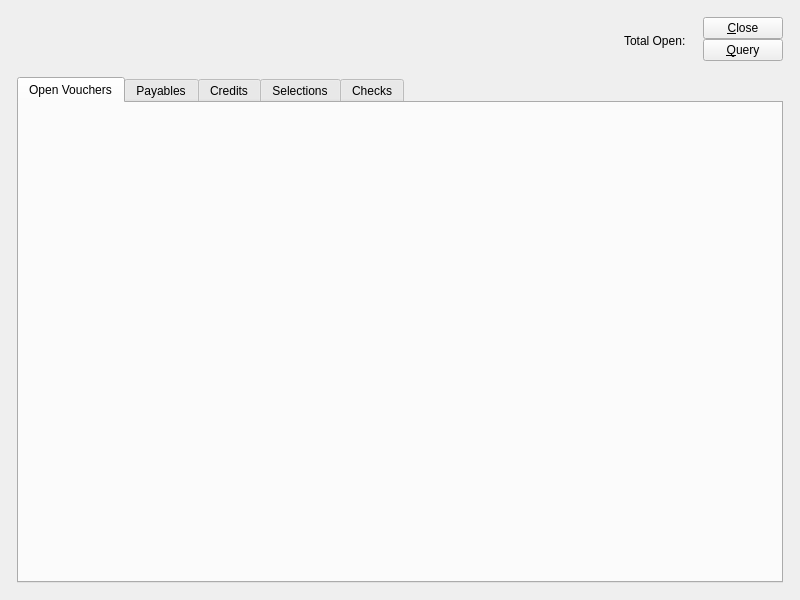
<ui version="4.0" >
 <author></author>
 <comment>This file is part of the xTuple ERP: PostBooks Edition, a free and
open source Enterprise Resource Planning software suite,
Copyright (c) 1999-2010 by OpenMFG LLC, d/b/a xTuple.
It is licensed to you under the Common Public Attribution License
version 1.0, the full text of which (including xTuple-specific Exhibits)
is available at www.xtuple.com/CPAL.  By using this software, you agree
to be bound by its terms.</comment>
 <class>apWorkBench</class>
 <widget class="QWidget" name="apWorkBench" >
  <property name="geometry" >
   <rect>
    <x>0</x>
    <y>0</y>
    <width>800</width>
    <height>600</height>
   </rect>
  </property>
  <property name="windowTitle" >
   <string>Payables Workbench</string>
  </property>
  <layout class="QGridLayout" name="gridLayout_2" >
   <item row="0" column="0" >
    <layout class="QGridLayout" name="gridLayout" >
     <property name="margin" >
      <number>12</number>
     </property>
     <property name="spacing" >
      <number>12</number>
     </property>
     <item row="0" column="0" >
      <layout class="QVBoxLayout" name="verticalLayout_2" >
       <item>
        <layout class="QHBoxLayout" name="horizontalLayout" >
         <item>
          <widget class="VendorGroup" name="_vendorgroup" />
         </item>
         <item>
          <spacer>
           <property name="orientation" >
            <enum>Qt::Horizontal</enum>
           </property>
           <property name="sizeHint" stdset="0" >
            <size>
             <width>161</width>
             <height>48</height>
            </size>
           </property>
          </spacer>
         </item>
         <item>
          <widget class="XLabel" name="_totalOpenitemsLit" >
           <property name="text" >
            <string>Total Open:</string>
           </property>
          </widget>
         </item>
         <item>
          <widget class="CurrDisplay" name="_apopenTotal" />
         </item>
        </layout>
       </item>
       <item>
        <spacer name="verticalSpacer_2" >
         <property name="orientation" >
          <enum>Qt::Vertical</enum>
         </property>
         <property name="sizeHint" stdset="0" >
          <size>
           <width>20</width>
           <height>0</height>
          </size>
         </property>
        </spacer>
       </item>
      </layout>
     </item>
     <item row="0" column="1" >
      <layout class="QVBoxLayout" name="verticalLayout" >
       <property name="spacing" >
        <number>0</number>
       </property>
       <item>
        <widget class="QPushButton" name="_close" >
         <property name="text" >
          <string>&amp;Close</string>
         </property>
         <property name="autoDefault" >
          <bool>false</bool>
         </property>
         <property name="default" >
          <bool>false</bool>
         </property>
        </widget>
       </item>
       <item>
        <widget class="QPushButton" name="_query" >
         <property name="text" >
          <string>&amp;Query</string>
         </property>
        </widget>
       </item>
       <item>
        <spacer name="verticalSpacer" >
         <property name="orientation" >
          <enum>Qt::Vertical</enum>
         </property>
         <property name="sizeHint" stdset="0" >
          <size>
           <width>20</width>
           <height>0</height>
          </size>
         </property>
        </spacer>
       </item>
      </layout>
     </item>
     <item row="1" column="0" colspan="2" >
      <widget class="QTabWidget" name="_tab" >
       <property name="sizePolicy" >
        <sizepolicy vsizetype="Expanding" hsizetype="Expanding" >
         <horstretch>0</horstretch>
         <verstretch>1</verstretch>
        </sizepolicy>
       </property>
       <property name="currentIndex" >
        <number>0</number>
       </property>
       <widget class="QWidget" name="_vouchersTab" >
        <attribute name="title" >
         <string>Open Vouchers</string>
        </attribute>
        <layout class="QGridLayout" name="_vouchersTabLayout" />
       </widget>
       <widget class="QWidget" name="_payablesTab" >
        <attribute name="title" >
         <string>Payables</string>
        </attribute>
        <layout class="QGridLayout" name="_payablesTabLayout" />
       </widget>
       <widget class="QWidget" name="_creditsTab" >
        <attribute name="title" >
         <string>Credits</string>
        </attribute>
        <layout class="QGridLayout" name="_creditsTabLayout" />
       </widget>
       <widget class="QWidget" name="_selectionsTab" >
        <attribute name="title" >
         <string>Selections</string>
        </attribute>
        <layout class="QGridLayout" name="_selectionsTabLayout" />
       </widget>
       <widget class="QWidget" name="_checkRunTab" >
        <attribute name="title" >
         <string>Checks</string>
        </attribute>
        <layout class="QGridLayout" name="_checkRunTabLayout" />
       </widget>
      </widget>
     </item>
    </layout>
   </item>
  </layout>
 </widget>
 <layoutdefault spacing="5" margin="5" />
 <pixmapfunction>qPixmapFromMimeSource</pixmapfunction>
 <customwidgets>
  <customwidget>
   <class>CurrDisplay</class>
   <extends>QWidget</extends>
   <header>currcluster.h</header>
  </customwidget>
  <customwidget>
   <class>VendorGroup</class>
   <extends>QWidget</extends>
   <header>vendorgroup.h</header>
  </customwidget>
  <customwidget>
   <class>XLabel</class>
   <extends>QLabel</extends>
   <header>xlabel.h</header>
  </customwidget>
 </customwidgets>
 <tabstops>
  <tabstop>_tab</tabstop>
  <tabstop>_close</tabstop>
  <tabstop>_apopenTotal</tabstop>
 </tabstops>
 <resources/>
 <connections>
  <connection>
   <sender>_close</sender>
   <signal>clicked()</signal>
   <receiver>apWorkBench</receiver>
   <slot>close()</slot>
   <hints>
    <hint type="sourcelabel" >
     <x>794</x>
     <y>70</y>
    </hint>
    <hint type="destinationlabel" >
     <x>20</x>
     <y>20</y>
    </hint>
   </hints>
  </connection>
 </connections>
</ui>
